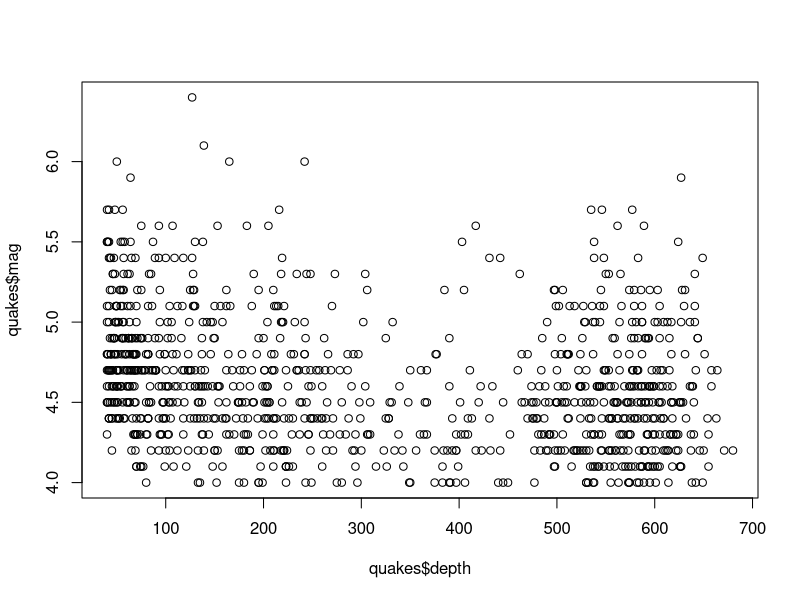
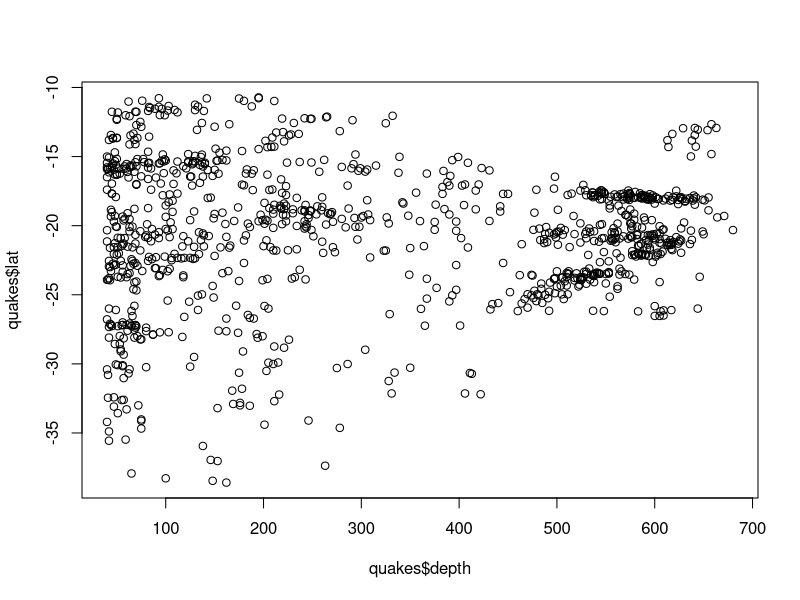
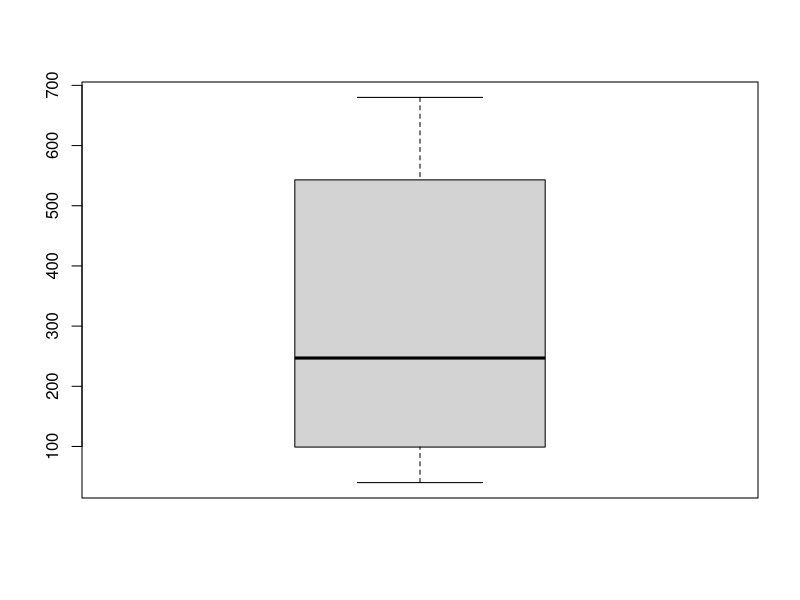
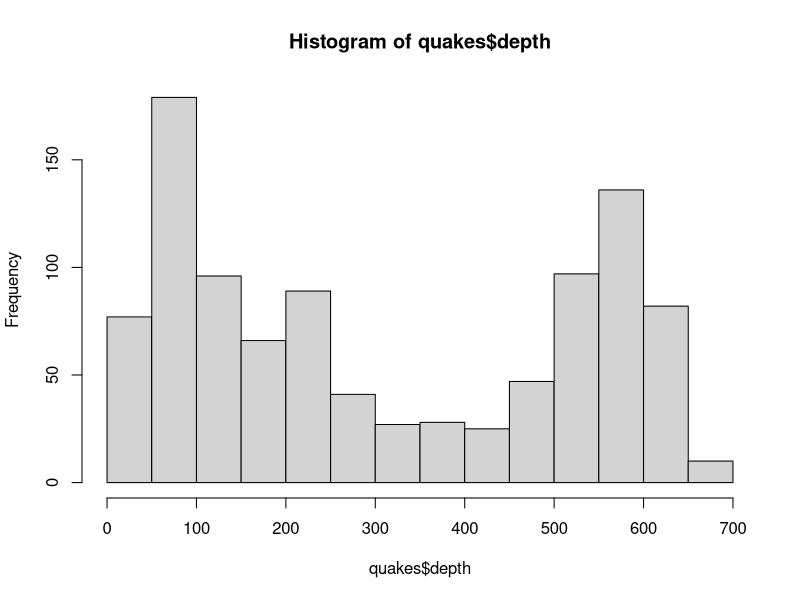
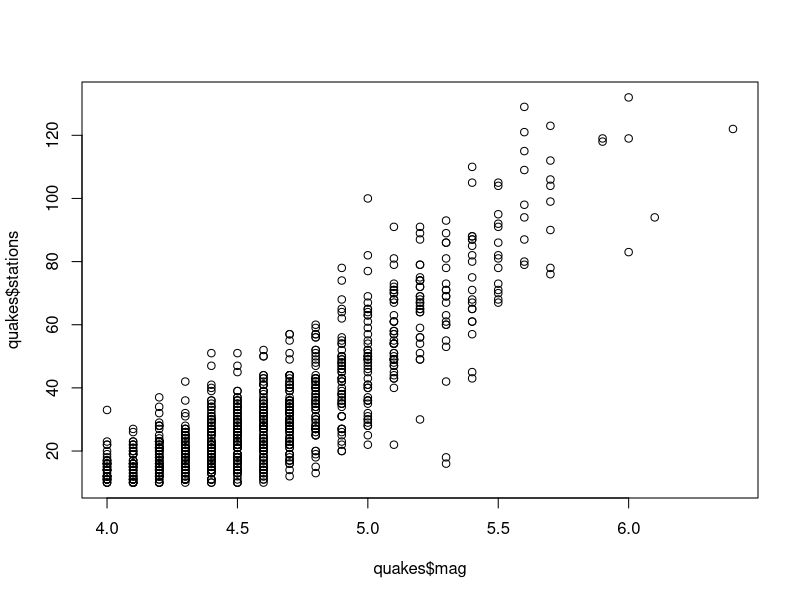
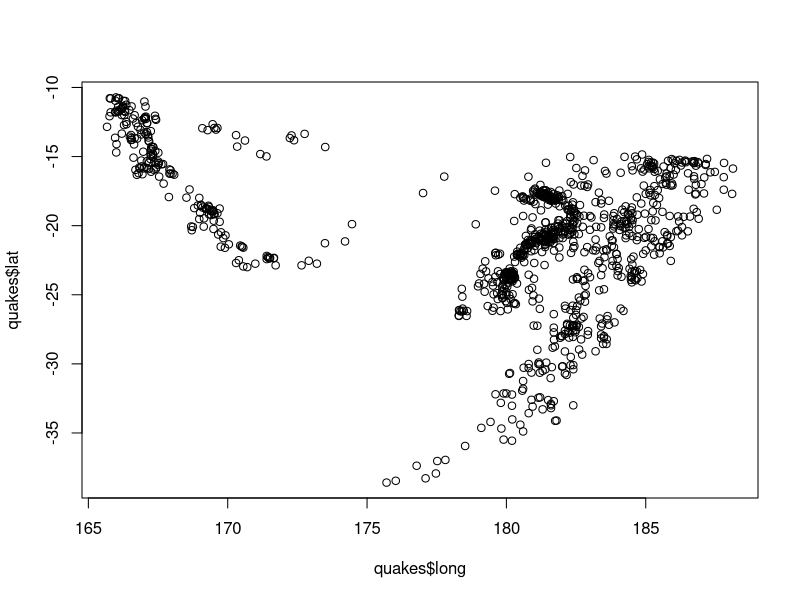
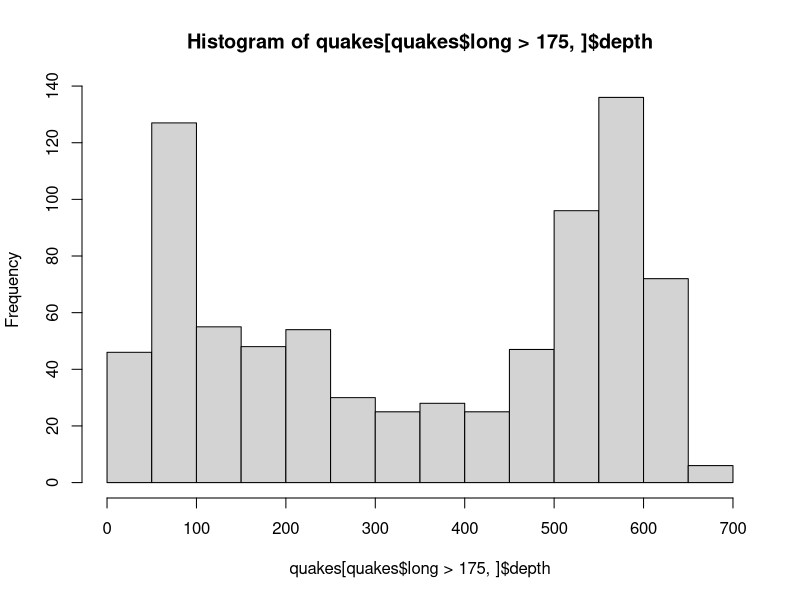
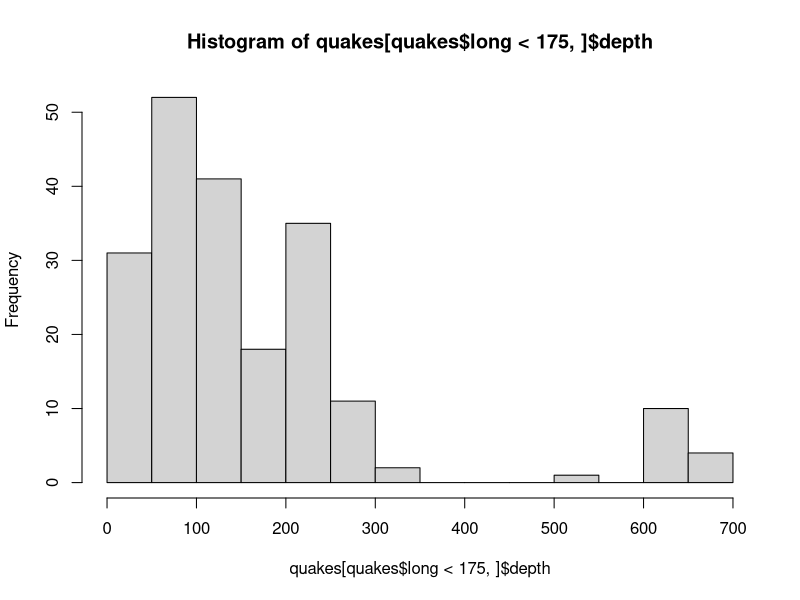

Recreate these plots in R, in order.
## ---- chunk 1
#DO NOT EDIT THIS CHUNK OR ANYTHING ABOVE IT!
knitr::opts_chunk$set(echo = TRUE, eval = TRUE, fig.align = "center", warning = F, message = F, tidy=T, tidy.opts=list(width.cutoff=50))
## ---- chunk 2
head(quakes)
## ---- chunk 3
nrow(quakes)
ncol(quakes)
## ---- chunk 4
summary(quakes$mag)
summary(quakes$depth)
## ---- chunk 5
median(quakes$mag[quakes$long>175])

median(quakes[quakes$long>175,]$mag) #this is the more conventional notation
## ---- chunk 6
mean(quakes[quakes$depth > median(quakes$depth),]$mag)
mean(quakes[quakes$depth < median(quakes$depth),]$mag)
plot(quakes$depth, quakes$mag)
## ---- chunk 7
sd(quakes[quakes$depth > median(quakes$depth),]$lat)
sd(quakes[quakes$depth < median(quakes$depth),]$lat)
plot(quakes$depth, quakes$lat)
## ---- chunk 8
# update the code below by replacing the NA with the correct expression to convert to meters
quakes$depth_m <- quakes$depth * 1000
head(quakes)
## ---- chunk 9
boxplot(quakes$depth)
## ---- chunk 10
hist(quakes$depth)
## ---- chunk 11
plot(quakes$mag, quakes$stations)
## ---- chunk 12
plot(quakes$long, quakes$lat)
hist(quakes[quakes$long > 175,]$depth)
hist(quakes[quakes$long < 175,]$depth)
mean(quakes[quakes$long > 175,]$depth)
mean(quakes[quakes$long < 175,]$depth)
## ---- chunk 13
## DO NOT DELETE OR MODIFY THIS CHUNK: IT MUST BE PRESENT TO RECEIVE CREDIT FOR THE ASSIGNMENT
sessionInfo(); Sys.time(); Sys.info()
